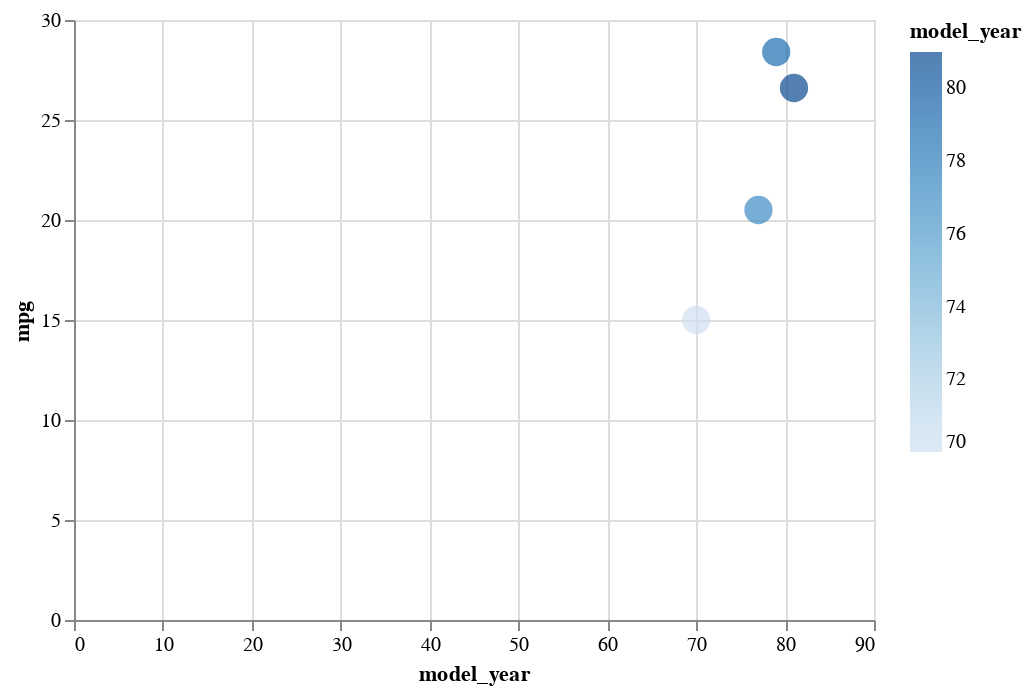

Notebook source saved alongside this figure:
### Markdown cell above
Here is how the chart looks with the default data types.  We are specifying a constant size (as opposed to encoding a column as the size), so we pass that constant size value to the `mark_circle` method.  The only reason we are increasing the size is so the points are easier to see.  By default, because the "model_year" column contains numbers, Altair assumes it is a *quantitative* data type.

### Code cell
alt.Chart(df_sub).mark_circle(size=200).encode(
    x="model_year",
    y="mpg",
    color="model_year"
)

### Figure 1 — Vega-Lite specification as saved in the notebook (floating-point values rounded to 4 significant figures)
{"config": {"view": {"continuousWidth": 400, "continuousHeight": 300}}, "data": {"name": "data-7ffbcbecac7f7ca6a3511d1629ed0214"}, "mark": {"type": "circle", "size": 200}, "encoding": {"color": {"field": "model_year", "type": "quantitative"}, "x": {"field": "model_year", "type": "quantitative"}, "y": {"field": "mpg", "type": "quantitative"}}, "$schema": "https://vega.github.io/schema/vega-lite/v4.17.0.json", "datasets": {"data-7ffbcbecac7f7ca6a3511d1629ed0214": [{"mpg": 15.0, "cylinders": 8, "displacement": 350.0, "horsepower": 165.0, "weight": 3693, "acceleration": 11.5, "model_year": 70, "origin": "usa", "name": "buick skylark 320"}, {"mpg": 20.5, "cylinders": 6, "displacement": 231.0, "horsepower": 105.0, "weight": 3425, "acceleration": 16.9, "model_year": 77, "origin": "usa", "name": "buick skylark"}, {"mpg": 28.4, "cylinders": 4, "displacement": 151.0, "horsepower": 90.0, "weight": 2670, "acceleration": 16.0, "model_year": 79, "origin": "usa", "name": "buick skylark limited"}, {"mpg": 26.6, "cylinders": 4, "displacement": 151.0, "horsepower": 84.0, "weight": 2635, "acceleration": 16.4, "model_year": 81, "origin": "usa", "name": "buick skylark"}]}}
